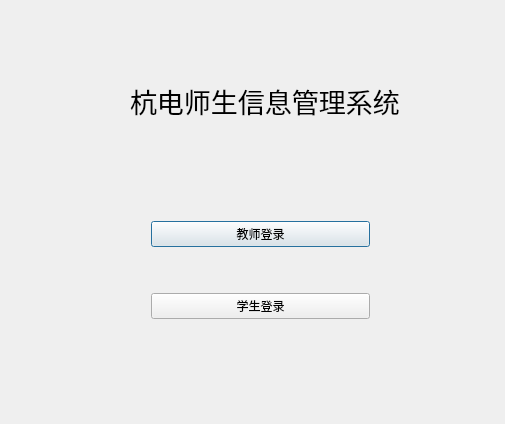
<?xml version="1.0" encoding="UTF-8"?>
<ui version="4.0">
 <class>hduSys</class>
 <widget class="QDialog" name="hduSys">
  <property name="geometry">
   <rect>
    <x>0</x>
    <y>0</y>
    <width>505</width>
    <height>424</height>
   </rect>
  </property>
  <property name="windowTitle">
   <string>hduSys</string>
  </property>
  <widget class="QLabel" name="label">
   <property name="geometry">
    <rect>
     <x>130</x>
     <y>60</y>
     <width>290</width>
     <height>81</height>
    </rect>
   </property>
   <property name="font">
    <font>
     <pointsize>20</pointsize>
    </font>
   </property>
   <property name="text">
    <string>杭电师生信息管理系统</string>
   </property>
  </widget>
  <widget class="QWidget" name="">
   <property name="geometry">
    <rect>
     <x>140</x>
     <y>170</y>
     <width>241</width>
     <height>201</height>
    </rect>
   </property>
   <layout class="QVBoxLayout" name="verticalLayout">
    <item>
     <widget class="QPushButton" name="tea_log">
      <property name="text">
       <string>教师登录</string>
      </property>
     </widget>
    </item>
    <item>
     <widget class="QPushButton" name="stu_log">
      <property name="text">
       <string>学生登录</string>
      </property>
     </widget>
    </item>
   </layout>
  </widget>
 </widget>
 <layoutdefault spacing="6" margin="11"/>
 <resources/>
 <connections/>
</ui>
